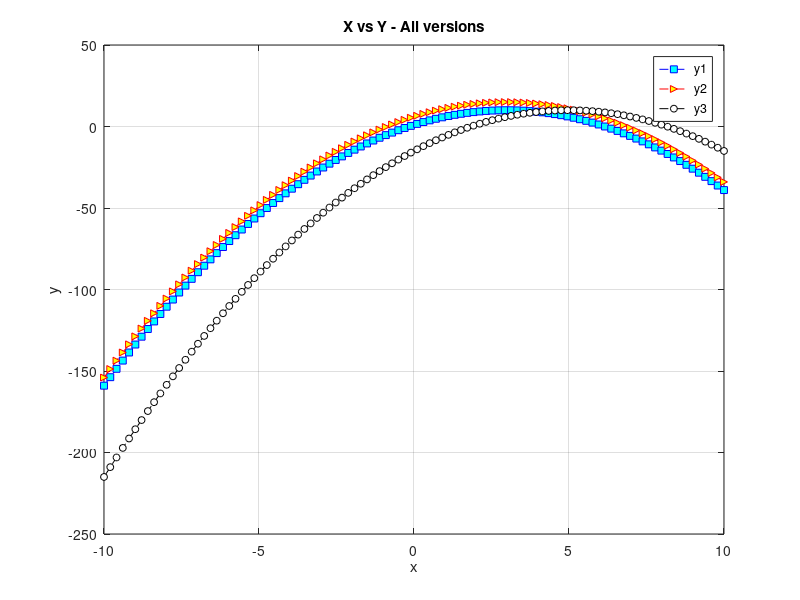

MATLAB code to generate this figure:
% Plotting in MATLAB. Solving the following problems
% 1. y = -(x-3)^2 +10  range -10<x<10
% 2. how does curve change when y = -(x-3)^2 +15
% 3. how does the curve change when y = -(x-5)^2 +10

clc;
clearvars;
close all;


x = linspace(-10,10);
y1 = (-(x-3).^2 )+10; % original equation
y2 = (-(x-3).^2 )+15; 
y3 = (-(x-5).^2 )+10;


figure (1);
plot(x,y1, '--bs','MarkerFaceColor','c','MarkerSize',5 );
hold on;
plot(x,y2, '--r>', 'MarkerFaceColor','y','MarkerSize',5);
hold on;
plot(x,y3, '--ko','MarkerFaceColor','w','MarkerSize',5);

xlabel("x"), ylabel("y"), title("X vs Y - All versions")
grid on
legend ('y1','y2','y3')
% xlim([0 2]) % change x axis limits
% ylim([0 100]) % change y axis limits

